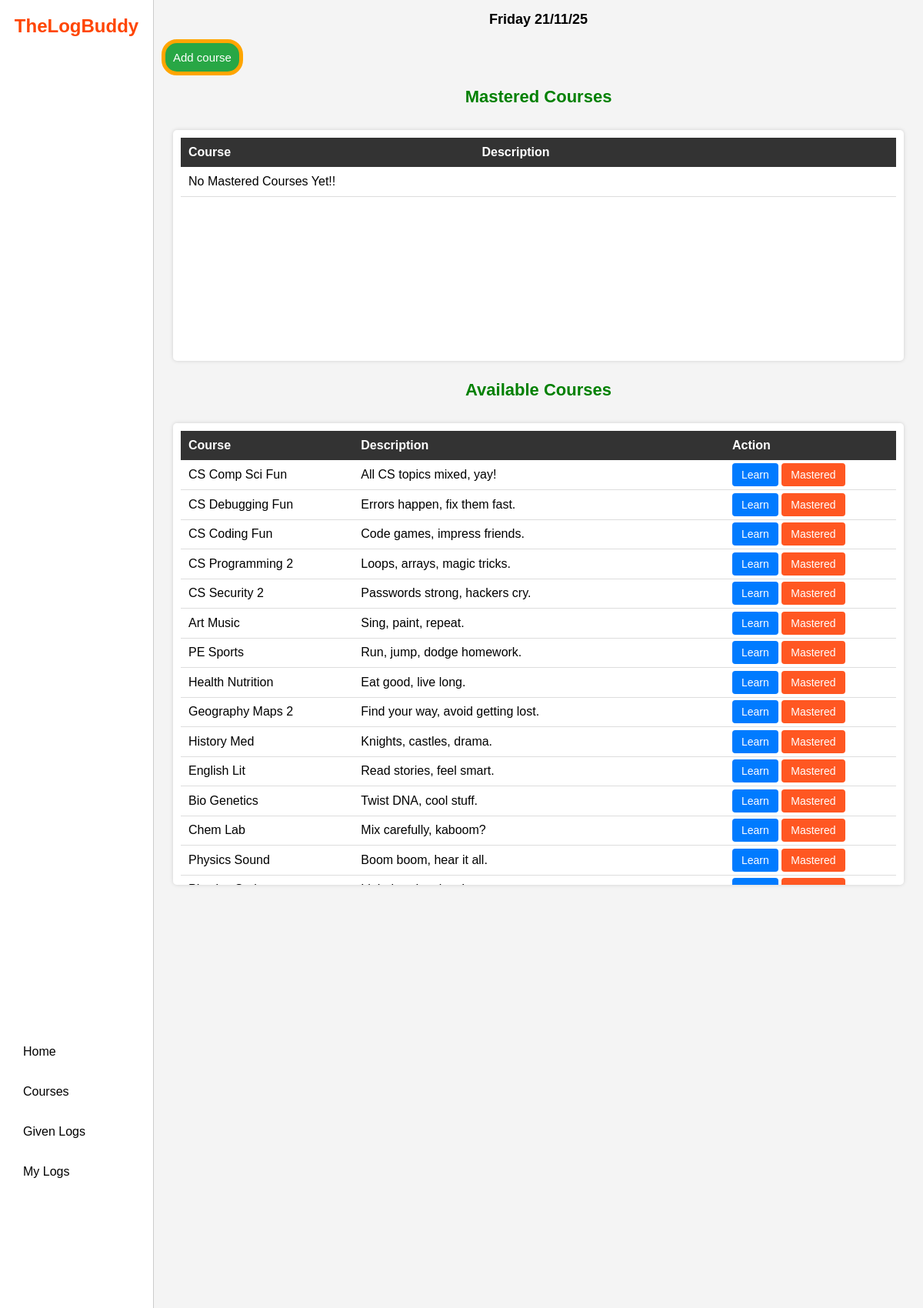
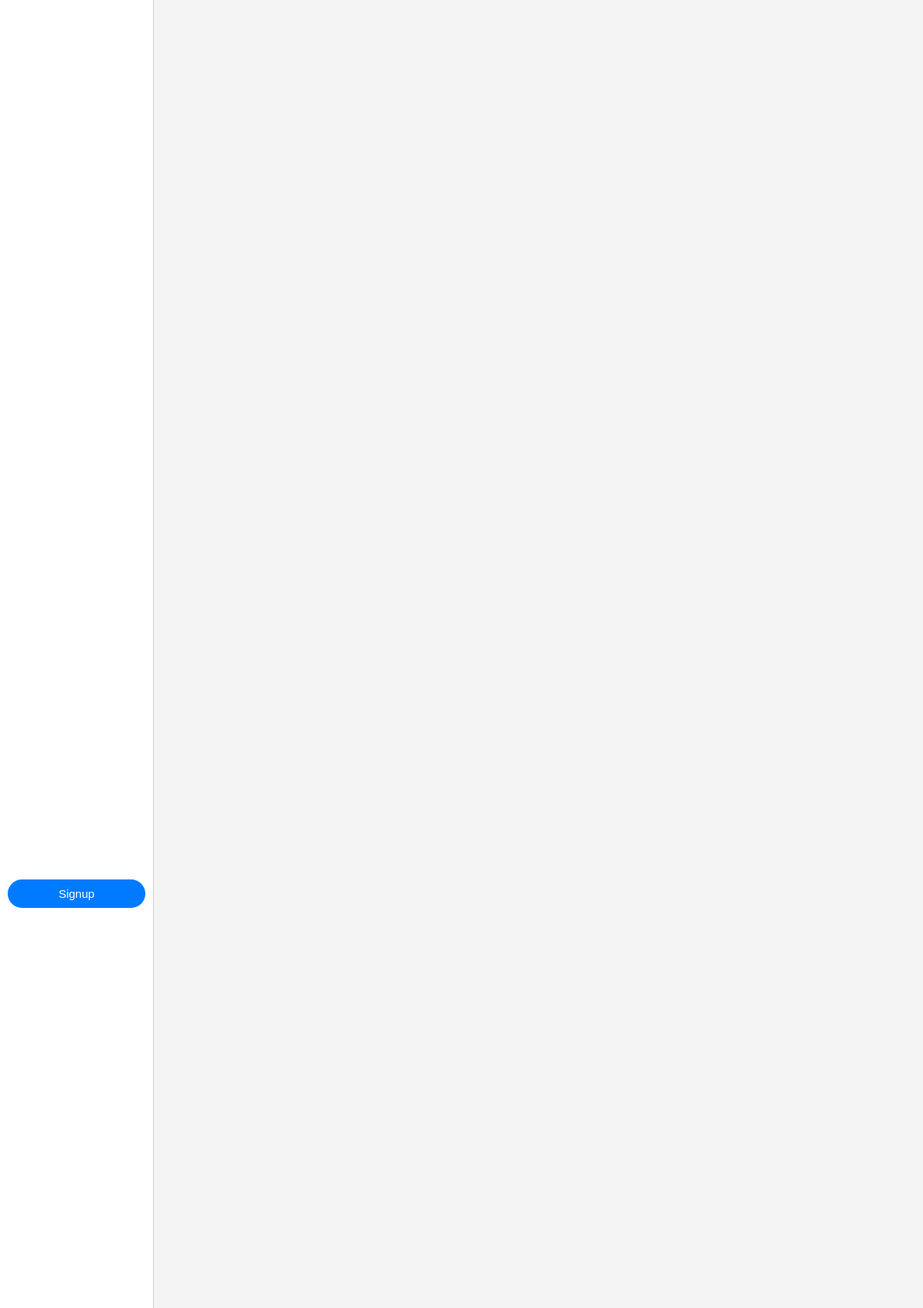
/courses.php (upper part), run on the app's committed database (2 pictures, top to bottom).
### tables this page shows
CREATE TABLE `courses` (
  `courseid` int(11) NOT NULL,
  `coursename` varchar(250) DEFAULT NULL,
  `Descri` text NOT NULL
);

### courses.php (the view, shortened to what this page needs)
<?php
include("nav.php");
if(!isset($_SESSION['userid'])){
    $userid='0';
}else{
$userid = $_SESSION['userid'];
}
$connection=mysqli_connect("localhost","root","","thelogbuddy");
?>
<!DOCTYPE html>
<html lang="en">
<head>
</head>
<body>
<div class="body">
    <h2><?php echo date('l  d/m/y')?></h2>
        <div class="adddiv"><a href="courses.php?add" class="add">Add course</a></div>
<h1>Mastered Courses</h1>
<div class='tables'>
    <div class='table'>
        <table cellspacing=0>
        <tr>
            <th>Course</th>
            <th>Description</th>
        </tr>
        <?php
$select="SELECT *
FROM masteredcourse
JOIN courses ON masteredcourse.courseid = courses.courseid
JOIN users ON masteredcourse.userid = users.userid
WHERE masteredcourse.userid = $userid ORDER BY masteredcourse.mcourseid DESC";
$result=mysqli_query($connection,$select);
if (mysqli_num_rows($result)>0) {
    foreach ($result as $data) {
    echo "
    <tr>
    <td>".$data['coursename']."</td>
    <td>".$data['mastereddescri']."</td>
    <tr>
    ";
}
}else {
    echo '
    <tr>
    <td colspan=2>No Mastered Courses Yet!!</td>
    </tr>
    ';
}
?>
        </table>
        </div>
</div>
    <h1>Available Courses</h1>
<div class="tables">
<div class='table'>
        <table cellspacing=0>
        <tr>
            <th>Course</th>
            <th>Description</th>
            <th>Action</th>
        </tr>
        <?php
$selectCourse="SELECT * from courses ORDER BY courseid DESC";
$resultCourse=mysqli_query($connection,$selectCourse);
if (mysqli_num_rows($resultCourse)>0) {
    foreach ($resultCourse as $data) {
        $courseid= $data['courseid'];
        $idcheck= mysqli_query($connection,"SELECT * from masteredcourse where courseid='$courseid' and userid='$userid'");
    echo "
    <tr>
    <td>".$data['coursename']."</td>
    <td>".$data['Descri']."</td>
    <td><a href='courses.php?add2=".$data['courseid']."' class='update'>Learn</a>"?>
    <?php
    if (mysqli_num_rows($idcheck)<1) {
    echo "<a href='courses.php?id=".$data['courseid']."' class='delete'>Mastered</a>"?>
    <?php
    }
    echo "</td>
    <tr>
    ";
}
}else {
    echo '
    <tr>
    <td>No Courses Yet!!</td>
    </tr>
    ';
}
?>
        </table>
        </div>
    </div>
</div>
</body>
</html>

### nav.php (style rules this page uses)
* { margin: 0; padding: 0; box-sizing: border-box; }
body { display: flex; font-family: Arial, sans-serif; min-height: 100vh; }
.body, .content { margin-left: 200px; }

### courses.php (style rules this page uses)
* { margin: 0; padding: 0; box-sizing: border-box; }
body { font-family: Arial, sans-serif; display: flex; background: #f4f4f4; }
.body { width: 100%; display: flex; flex-direction: column; align-items: center; }
.body h2 { margin: 15px 0 5px; font-size: 18px; }
.body h1 { margin: 5px 0 10px; font-size: 22px; color: green; }
.tables { width: 95%; min-height: 300px; max-height: 600px; display: flex; justify-content: center; margin: 20px 0; }
.table { width: 100%; overflow-y: auto; background: white; border-radius: 5px; box-shadow: 0 0 5px rgba(0,0,0,0.15); padding: 10px; }
table { width: 100%; border-collapse: collapse; text-align: left; }
th { background: #333; color: white; padding: 10px; position: sticky; top: 0; }
td { padding: 10px; border-bottom: 1px solid #ddd; }
tr:nth-child(odd) { background-color: #f0f0f0; }
.add, .delete, .update { padding: 7px 12px; border-radius: 4px; text-decoration: none; font-size: 14px; color: white; }
.add { border-radius: 20px; border: 5px solid orange; font-size: 15px; background: #28a745; margin: 10px; padding: 10px; display: inline-block; }
.delete { background: #ff5722; }
.update { background: #007bff; }
.adddiv { width: 100%; text-align: left; }

### data on the page
courses: coursename "CS Comp Sci Fun", Descri "All CS topics mixed, yay!"
courses: coursename "CS Debugging Fun", Descri "Errors happen, fix them fast."
courses: coursename "CS Coding Fun", Descri "Code games, impress friends."
courses: coursename "CS Programming 2", Descri "Loops, arrays, magic tricks."
courses: coursename "CS Security 2", Descri "Passwords strong, hackers cry."
courses: coursename "Art Music", Descri "Sing, paint, repeat."
courses: coursename "PE Sports", Descri "Run, jump, dodge homework."
courses: coursename "Health Nutrition", Descri "Eat good, live long."
courses: coursename "Geography Maps 2", Descri "Find your way, avoid getting lost."
courses: coursename "History Med", Descri "Knights, castles, drama."
courses: coursename "English Lit", Descri "Read stories, feel smart."
courses: coursename "Bio Genetics", Descri "Twist DNA, cool stuff."
courses: coursename "Chem Lab", Descri "Mix carefully, kaboom?"
courses: coursename "Physics Sound", Descri "Boom boom, hear it all."
